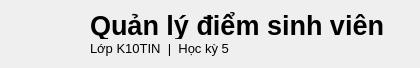
     <widget class="QFrame" name="header">
      <layout class="QHBoxLayout" name="headerLayout">
       <item>
        <widget class="QLabel" name="logoLabel">
         <property name="text">
          <string />
         </property>
         <property name="pixmap">
          <pixmap resource="resources.qrc">:/icons/graduate.svg</pixmap>
         </property>
         <property name="scaledContents">
          <bool>true</bool>
         </property>
         <property name="alignment">
          <set>Qt::AlignCenter</set>
         </property>
         <property name="minimumSize">
          <size>
           <width>66</width>
           <height>48</height>
          </size>
         </property>
         <property name="maximumSize">
          <size>
           <width>66</width>
           <height>48</height>
          </size>
         </property>
        </widget>
       </item>
       <item>
        <layout class="QVBoxLayout" name="titleLayout">
         <property name="spacing">
          <number>2</number>
         </property>
         <property name="leftMargin">
          <number>0</number>
         </property>
         <property name="topMargin">
          <number>0</number>
         </property>
         <property name="rightMargin">
          <number>0</number>
         </property>
         <property name="bottomMargin">
          <number>0</number>
         </property>
         <item>
          <widget class="QLabel" name="titleLabel">
           <property name="font">
            <font>
             <family>Segoe UI</family>
             <pointsize>20</pointsize>
             <weight>75</weight>
             <bold>true</bold>
            </font>
           </property>
           <property name="text">
            <string>Quản lý điểm sinh viên</string>
           </property>
          </widget>
         </item>
         <item>
          <widget class="QLabel" name="subtitleLabel">
           <property name="font">
            <font>
             <family>Segoe UI</family>
             <pointsize>10</pointsize>
            </font>
           </property>
           <property name="text">
            <string>Lớp K10TIN  |  Học kỳ 5</string>
           </property>
          </widget>
         </item>
        </layout>
       </item>
       <item>
        <spacer name="headerSpacer">
         <property name="orientation">
          <enum>Qt::Horizontal</enum>
         </property>
         <property name="sizeHint" stdset="0">
          <size>
           <width>24</width>
           <height>12</height>
          </size>
         </property>
        </spacer>
       </item>
       <property name="leftMargin">
        <number>12</number>
       </property>
       <property name="topMargin">
        <number>12</number>
       </property>
       <property name="rightMargin">
        <number>12</number>
       </property>
       <property name="bottomMargin">
        <number>12</number>
       </property>
       <property name="spacing">
        <number>12</number>
       </property>
      </layout>
      <property name="minimumSize">
       <size>
        <width>0</width>
        <height>68</height>
       </size>
      </property>
      <property name="maximumSize">
       <size>
        <width>16777215</width>
        <height>68</height>
       </size>
      </property>
     </widget>
